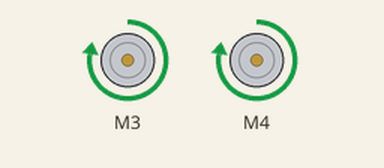
Bench run of a sketch on a simulated Arduino Uno, built with avr-gcc and run on an emulated ATmega328P. On the bench: 2 × DC motor (green arrow = forward, orange = backward, longer = faster). What the sketch prints to the serial monitor is not drawn.

Above: at 2.5 s.
At 6.5 s:
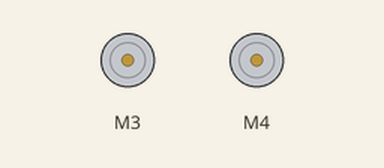
Timing chart, 0 to 10.5 s (numbered marks = the images above):
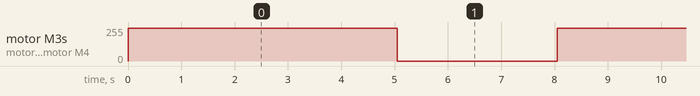

Measured:
- by itself, motor M3, motor M4: alternates forward 244/255 for 5.1 s and stopped for 3.0 s

The sketch:

motorExample.ino
```cpp
// (licence header left out)
#include <AFMotor.h>

AF_DCMotor motor1(3);
AF_DCMotor motor2(4);

int offset = 0;

int break_speed = 500;
int max_speed = 500;

void setup() {
  Serial.begin(9600);           // set up Serial library at 9600 bps
  Serial.println("Motor test!");

  // turn on motor
  motor1.setSpeed(break_speed);
  motor2.setSpeed(break_speed);

  motor1.run(RELEASE);
  motor2.run(RELEASE);
}

void forward(int howLong) {
  motor1.run(FORWARD);
  motor2.run(FORWARD);
  motor1.setSpeed(break_speed);
  motor2.setSpeed(break_speed);
  delay(50);
  motor1.setSpeed(max_speed);
  motor2.setSpeed(max_speed+offset);
  delay(howLong);
  }

void backward(int howLong) {
  motor1.run(BACKWARD);
  motor2.run(BACKWARD);
  motor1.setSpeed(break_speed);
  motor2.setSpeed(break_speed);
  delay(50);
  motor1.setSpeed(max_speed);
  motor2.setSpeed(max_speed+offset);
  delay(howLong);
}

void left(int howLong) {
  motor1.run(FORWARD);
  motor2.run(BACKWARD);
  motor1.setSpeed(break_speed);
  motor2.setSpeed(break_speed);
  delay(50);
  motor1.setSpeed(max_speed);
  motor2.setSpeed(max_speed+offset);
  delay(howLong);
}

void right(int howLong) {
  motor1.run(BACKWARD);
  motor2.run(FORWARD);
  motor1.setSpeed(break_speed);
  motor2.setSpeed(break_speed);
  delay(50);
  motor1.setSpeed(max_speed);
  motor2.setSpeed(max_speed+offset);
  delay(howLong);
}

void doStop(int howLong) {
  motor1.setSpeed(0);
  motor2.setSpeed(0);
  delay(howLong);
}

void loop() {
  forward(5000);
  doStop(3000);
}
```
